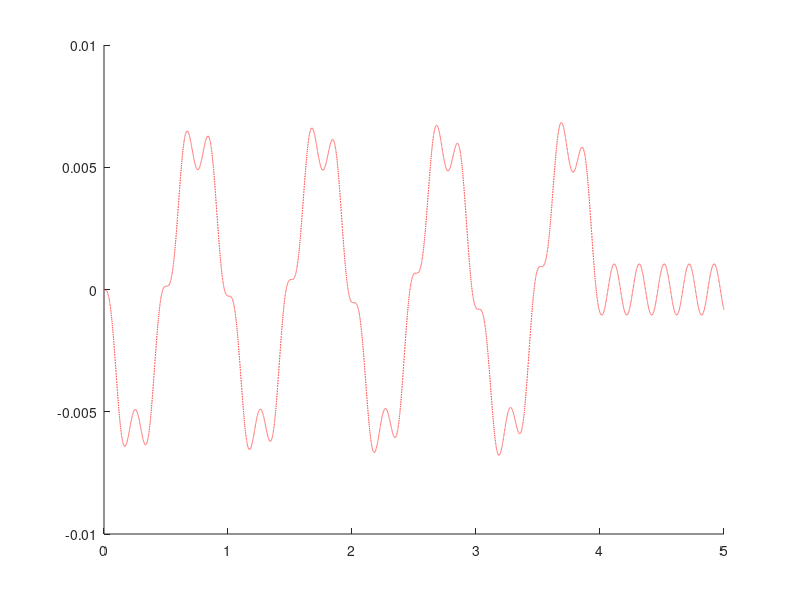

This chart was generated by the following MATLAB code: (Note: this script raises an error after producing the figure.)
% ****************************

% 作者: Zhihui Liu
% 程序简介: 这个程序用来进行计算弯曲的梁的自由振动特性
% 时间:2020-09-20 20:40:54

%****************************
tic
clc;
clear('all');
krxishu=30;%定义关节的关节刚度
curve=0;
% 0是直的，1是弯的
mode_num=2;
nlt=1;
% 0是不考虑非线性，1是考虑非线性的

element_num=50;%确定单元的数目
node_num=element_num+1;%这个是节点的数目
rho=2700;
% b=0.05;
b=0.0313219;
% h=0.005;
h=0.0048481;
A=b*h;
Ee=70e9;
Ii=b*h^3/12;


eta=0.5;
dt=1e-4;
tend=5;
tlist=0:dt:tend;
tnum=length(tlist);
tau0=0.5;
T0=4;




Rh=0.0;
N=100;

% kr=Ee*Ii*krxishu;
kr=624.6;

% Mp=5;
% Jp=0.02;
Mp=0;
Jp=0;
Jr=1.73e-5;
Jm=N^2*Jr;
Jh=0.000;


% f=@(x)sqrt(b^2-b^2/a^2*x.^2);
f=@(x)0.1*sin(pi*x);
xlist=linspace(0,1,node_num);
ylist=zeros(size(xlist));
% ylist=f(xlist);

x_start=xlist(1:end-1);
x_end=xlist(2:end);
x_mid=x_start+(x_end-x_start)/2;

y_start=ylist(1:end-1);
y_end=ylist(2:end);
y_mid=y_start+(y_end-y_start)/2;

element_lengths=((x_end - x_start).^2+(y_end - y_start).^2).^0.5;


middle_point_coord=[x_mid;y_mid];

x_cos=(x_end-x_start)./element_lengths;
x_sin=(y_end-y_start)./element_lengths;

y_cos=-x_sin;
y_sin=x_cos;

coor_R=@(i)[...
    x_cos(i) , x_sin(i);
    y_cos(i) , y_sin(i)];

Tmat=@(i)blkdiag(1,...
    [...
    x_cos(i) , x_sin(i) , 0;
    y_cos(i) , y_sin(i) , 0;
    0        , 0        , 1
    ],...
    [...
    x_cos(i) , x_sin(i) , 0;
    y_cos(i) , y_sin(i) , 0;
    0        , 0        , 1
    ]);
Kmat=zeros(3*node_num+2);
Mmat=zeros(3*node_num+2);
Cmat=zeros(3*node_num+2);
Gmat=zeros(3*node_num+2,1);


for i=1:element_num

    T=Tmat(i);
    rotation_R=coor_R(i);
    coor_in_local=rotation_R*middle_point_coord(:,i);

    xm=coor_in_local(1);
    ym=coor_in_local(2);
    elen=element_lengths(i);


    tmp_Kmat=...
    [0,0,0,0,0,0,0;0,A.*Ee.*elen.^(-1),0,0,(-1).*A.*Ee.*elen.^(-1),0, ...
      0;0,0,12.*Ee.*elen.^(-3).*Ii,6.*Ee.*elen.^(-2).*Ii,0,(-12).*Ee.* ...
      elen.^(-3).*Ii,6.*Ee.*elen.^(-2).*Ii;0,0,6.*Ee.*elen.^(-2).*Ii,4.* ...
      Ee.*elen.^(-1).*Ii,0,(-6).*Ee.*elen.^(-2).*Ii,2.*Ee.*elen.^(-1).* ...
      Ii;0,(-1).*A.*Ee.*elen.^(-1),0,0,A.*Ee.*elen.^(-1),0,0;0,0,(-12).* ...
      Ee.*elen.^(-3).*Ii,(-6).*Ee.*elen.^(-2).*Ii,0,12.*Ee.*elen.^(-3).* ...
      Ii,(-6).*Ee.*elen.^(-2).*Ii;0,0,6.*Ee.*elen.^(-2).*Ii,2.*Ee.* ...
      elen.^(-1).*Ii,0,(-6).*Ee.*elen.^(-2).*Ii,4.*Ee.*elen.^(-1).*Ii]; ...

    tmp_Mmat=...
          [(1/12).*A.*elen.^3.*rho+A.*elen.*rho.*xm.^2+A.*elen.*rho.*ym.^2,( ...
            -1/2).*A.*elen.*rho.*ym,(-1/10).*A.*elen.^2.*rho+(1/2).*A.*elen.* ...
            rho.*xm,(-1/120).*A.*elen.^3.*rho+(1/12).*A.*elen.^2.*rho.*xm,( ...
            -1/2).*A.*elen.*rho.*ym,(1/10).*A.*elen.^2.*rho+(1/2).*A.*elen.* ...
            rho.*xm,(-1/120).*A.*elen.^3.*rho+(-1/12).*A.*elen.^2.*rho.*xm;( ...
            -1/2).*A.*elen.*rho.*ym,(1/3).*A.*elen.*rho,0,0,(1/6).*A.*elen.* ...
            rho,0,0;(-1/10).*A.*elen.^2.*rho+(1/2).*A.*elen.*rho.*xm,0,(13/35) ...
            .*A.*elen.*rho,(11/210).*A.*elen.^2.*rho,0,(9/70).*A.*elen.*rho,( ...
            -13/420).*A.*elen.^2.*rho;(-1/120).*A.*elen.^3.*rho+(1/12).*A.* ...
            elen.^2.*rho.*xm,0,(11/210).*A.*elen.^2.*rho,(1/105).*A.*elen.^3.* ...
            rho,0,(13/420).*A.*elen.^2.*rho,(-1/140).*A.*elen.^3.*rho;(-1/2).* ...
            A.*elen.*rho.*ym,(1/6).*A.*elen.*rho,0,0,(1/3).*A.*elen.*rho,0,0;( ...
            1/10).*A.*elen.^2.*rho+(1/2).*A.*elen.*rho.*xm,0,(9/70).*A.*elen.* ...
            rho,(13/420).*A.*elen.^2.*rho,0,(13/35).*A.*elen.*rho,(-11/210).* ...
            A.*elen.^2.*rho;(-1/120).*A.*elen.^3.*rho+(-1/12).*A.*elen.^2.* ...
            rho.*xm,0,(-13/420).*A.*elen.^2.*rho,(-1/140).*A.*elen.^3.*rho,0,( ...
            -11/210).*A.*elen.^2.*rho,(1/105).*A.*elen.^3.*rho];


      tmp_Kmat=T.'*tmp_Kmat*T;
      tmp_Mmat=T.'*tmp_Mmat*T;



    for j=1:7
        for k=1:7
            if j==1
              jmap=2;
            else
              jmap=3*(i-1)+j+1;
            end

            if k==1
              kmap=2;
            else
              kmap=3*(i-1)+k+1;
            end

            Kmat(jmap,kmap)=Kmat(jmap,kmap)+tmp_Kmat(j,k);
            Mmat(jmap,kmap)=Mmat(jmap,kmap)+tmp_Mmat(j,k);
        end
    end

    if abs(i-element_num)<0.1
        T=Tmat(i);
        rotation_R=coor_R(i);
        coor_in_local=rotation_R*[x_mid(end);y_mid(end)];
        % coor_in_local=rotation_R*middle_point_coord(:,i);
        elen=element_lengths(i);
        xm=coor_in_local(1);
        ym=coor_in_local(2);



        extra_mass_Mmat=...
        [Jp+Mp.*(((1/2).*elen+xm).^2+ym.^2),0,0,0,(-1).*Mp.*ym,Mp.*((1/2) ...
          .*elen+xm),Jp;0,0,0,0,0,0,0;0,0,0,0,0,0,0;0,0,0,0,0,0,0;(-1).*Mp.* ...
          ym,0,0,0,Mp,0,0;Mp.*((1/2).*elen+xm),0,0,0,0,Mp,0;Jp,0,0,0,0,0, ...
          Jp];


        extra_mass_Mmat=T.'*extra_mass_Mmat*T;
        for j=1:7
            for k=1:7
                if j==1
                  jmap=2;
                else
                  jmap=3*(i-1)+j+1;
                end

                if k==1
                  kmap=2;
                else
                  kmap=3*(i-1)+k+1;
                end

                Mmat(jmap,kmap)=Mmat(jmap,kmap)+...
                extra_mass_Mmat(j,k);
            end
        end
    end


    if nlt==1
      tmp_Cmat=...
          -2*rho*A*[0,(1/12).*elen.^2+(-1/2).*elen.*xm,(-1/2).*elen.*ym,(-1/12).* ...
            elen.^2.*ym,(-1/12).*elen.^2+(-1/2).*elen.*xm,(-1/2).*elen.*ym,( ...
            1/12).*elen.^2.*ym;0,0,(7/20).*elen,(1/20).*elen.^2,0,(3/20).* ...
            elen,(-1/30).*elen.^2;0,(-7/20).*elen,0,0,(-3/20).*elen,0,0;0,( ...
            -1/20).*elen.^2,0,0,(-1/30).*elen.^2,0,0;0,0,(3/20).*elen,(1/30).* ...
            elen.^2,0,(7/20).*elen,(-1/20).*elen.^2;0,(-3/20).*elen,0,0,( ...
            -7/20).*elen,0,0;0,(1/30).*elen.^2,0,0,(1/20).*elen.^2,0,0];

      tmp_Gmat=...
        -rho*A*[0;(-1/12).*elen.*(elen+(-6).*xm);(1/2).*elen.*ym;(1/12).* ...
          elen.^2.*ym;(1/12).*elen.*(elen+6.*xm);(1/2).*elen.*ym;(-1/12).* ...
          elen.^2.*ym];

      tmp_Cmat=T.'*tmp_Cmat*T;
      tmp_Gmat=T.'*tmp_Gmat;

      for j=1:7
          for k=1:7
              if j==1
                jmap=2;
              else
                jmap=3*(i-1)+j+1;
              end

              if k==1
                kmap=2;
              else
                kmap=3*(i-1)+k+1;
              end
              Cmat(jmap,kmap)=Cmat(jmap,kmap)+tmp_Cmat(j,k);
          end
          Gmat(jmap,1)=Gmat(jmap,1)+tmp_Gmat(j,1);
      end

      if abs(i-element_num)<0.1
          T=Tmat(i);
          rotation_R=coor_R(i);
          coor_in_local=rotation_R*[x_mid(end);y_mid(end)];
          % coor_in_local=rotation_R*middle_point_coord(:,i);
          elen=element_lengths(i);
          xm=coor_in_local(1);
          ym=coor_in_local(2);



          extra_C_Mmat=...
            T.'*(-2*Mp*[0,0,0,0,(-1/2).*elen+(-1).*xm,(-1).*ym,0;0,0,0,0,0,0,0;0,0,0,0,0, ...
                      0,0;0,0,0,0,0,0,0;0,0,0,0,0,1,0;0,0,0,0,(-1),0,0;0,0,0,0,0,0,0])*T;

          extra_G_Mmat=...
            T.'*(-Mp*[0;0;0;0;(1/2).*elen+xm;ym;0]);

          for j=1:7
              for k=1:7
                  if j==1
                    jmap=2;
                  else
                    jmap=3*(i-1)+j+1;
                  end

                  if k==1
                    kmap=2;
                  else
                    kmap=3*(i-1)+k+1;
                  end

                  Cmat(jmap,kmap)=Cmat(jmap,kmap)+...
                  extra_C_Mmat(j,k);
              end
            Gmat(jmap,1)=Gmat(jmap,1)+extra_G_Mmat(j,1);
          end
      end
    end


end



% 对rotor进行处理
Mmat(1,1)=Mmat(1,1)+N^2*Jr;
% 对hub进行考虑
Mmat(2,2)=Mmat(2,2)+Jh;

%考虑关节柔性
Kmat(1:2,1:2)=Kmat(1:2,1:2)+kr*([1,-1].*[1,-1]');


Kmat(5,:)=[];
Kmat(:,5)=[];
Kmat(4,:)=[];
Kmat(:,4)=[];
Kmat(3,:)=[];
Kmat(:,3)=[];

Mmat(5,:)=[];
Mmat(:,5)=[];
Mmat(4,:)=[];
Mmat(:,4)=[];
Mmat(3,:)=[];
Mmat(:,3)=[];

Cmat(5,:)=[];
Cmat(:,5)=[];
Cmat(4,:)=[];
Cmat(:,4)=[];
Cmat(3,:)=[];
Cmat(:,3)=[];

Gmat(5,:)=[];
Gmat(4,:)=[];
Gmat(3,:)=[];

[hang,lie]=size(Kmat);

[V,D]=eig(Kmat,Mmat);
[eigvalue,ind]=sort(diag(D));
eigvec=V(:,ind);
freq=abs(sqrt(eigvalue)/2/pi);

modes=eigvec(:,1:mode_num);


Kmat=modes.'*Kmat*modes;
Mmat=modes.'*Mmat*modes;
Cmat=modes.'*Cmat*modes;
Gmat=modes.'*Gmat;


%%下面开始进行时域内的求解

 % 开始进行时域内的求解

%  @(t)modes'*[tau0.*((mod(t,1)-0.5)<=0)+-tau0.*((mod(t,1)-0.5)>0);zeros(hang-1,1)];
% tau=@(t)modes'*[tau0*sin(2*pi/T0*t).*(t<4);zeros(hang-1,1)];
tau=@(t)modes'*[sin(2*pi*t)*(t<4);zeros(hang-1,1)];
% tau=@(t)modes'*[tau0*t*(t<1)+tau0*(t>=1);zeros(hang-1,1)];
% tau=@(t)modes'*[((t-2)<0)*t+((t-2)>=0)*2;zeros(hang-1,1)];


alpha_m=(2*eta-1)/(eta+1);
alpha_f=eta/(1+eta);
gamma=1/2-alpha_m+alpha_f;
beta=1/4*(1-alpha_m+alpha_f)^2;
a1=(1-alpha_m)/(beta*dt^2);
a2=gamma*(1-alpha_f)/(beta*dt);
a3=(1-alpha_m)/(beta*dt);
a4=((1-alpha_f)*gamma-beta)/beta;
a5=(1-alpha_m-2*beta)/2/beta;
a6=(1-alpha_f)*(2*beta-gamma)*dt/2/beta;

d_mat=zeros(mode_num,tnum);
v_mat=zeros(mode_num,tnum);
a_mat=zeros(mode_num,tnum);
v_d_ratio=gamma/(beta*dt);
a_mat(:,1)=linsolve(Mmat,tau(0));
% 定义一个残差的函数
residual=@(t,k_a,k_v,k_d,k_dtheta,a0,v0,d0,dtheta0)tau(t)-(...
  Mmat*((1-alpha_m)*k_a+alpha_m*a0)+...
  Kmat*((1-alpha_f)*k_d+alpha_f*d0)+...
  (1-alpha_f)*(k_dtheta*Cmat*k_v+(k_dtheta)^2*Gmat)+...
  alpha_f*(dtheta0*Cmat*v0+(dtheta0)^2*Gmat)...
  );

iterative_num=zeros(1,tnum);
for i=2:tnum
  d0=d_mat(:,i-1);
  v0=v_mat(:,i-1);
  a0=a_mat(:,i-1);
  dtheta0=modes(2,:)*v0;
  t=(1-alpha_f)*tlist(i)+alpha_f*tlist(i-1);

  % 首先预估一个初步的解，在这个解的基础上继续进行迭代
  k_d=d0;
  k_a=((k_d-d0)/(dt^2)-v0/dt-(0.5-beta)*a0)/beta;
  k_v=v0+(1-gamma)*dt*a0+gamma*dt*k_a;

  k_dtheta=modes(2,:)*k_v;

  R=residual(t,k_a,k_v,k_d,k_dtheta,a0,v0,d0,dtheta0);
  counter=0;
  while norm(R)>1e-5
    counter=counter+1;
    if counter>100
      break;
      disp('This solution doesn''t convergent');
    end
    tangent_Mat=a1*Mmat+(1-alpha_f)*Kmat+...
      (1-alpha_f)*v_d_ratio*(k_dtheta*Cmat)+...
      (1-alpha_f)*v_d_ratio*(Cmat*k_v).*modes(2,:)+...
      (1-alpha_f)*2*k_dtheta*Gmat*v_d_ratio.*modes(2,:);
    increment_d=linsolve(tangent_Mat,R);
    k_d=k_d+increment_d;
    k_a=((k_d-d0)/(dt^2)-v0/dt-(0.5-beta)*a0)/beta;
    k_v=v0+(1-gamma)*dt*a0+gamma*dt*k_a;
    k_dtheta=modes(2,:)*k_v;
    R=residual(t,k_a,k_v,k_d,k_dtheta,a0,v0,d0,dtheta0);
  end

  iterative_num(i)=counter;

  d_mat(:,i)=k_d;
  v_mat(:,i)=k_v;
  a_mat(:,i)=k_a;

end
results=modes*d_mat;
% close all
hold all
tip_def=results(end-1,:);
plot(tlist,tip_def,'r--');
data=[tlist',tip_def'];

% theta=results(1,:);
% theta_h=results(2,:);
% x_pos=1*cos(theta_h)-tip_def.*sin(theta_h);
% y_pos=1*sin(theta_h)+tip_def.*cos(theta_h);
% figure
% plot(tlist,x_pos)
% hold on
% plot(tlist,y_pos)


WinOnTop
toc